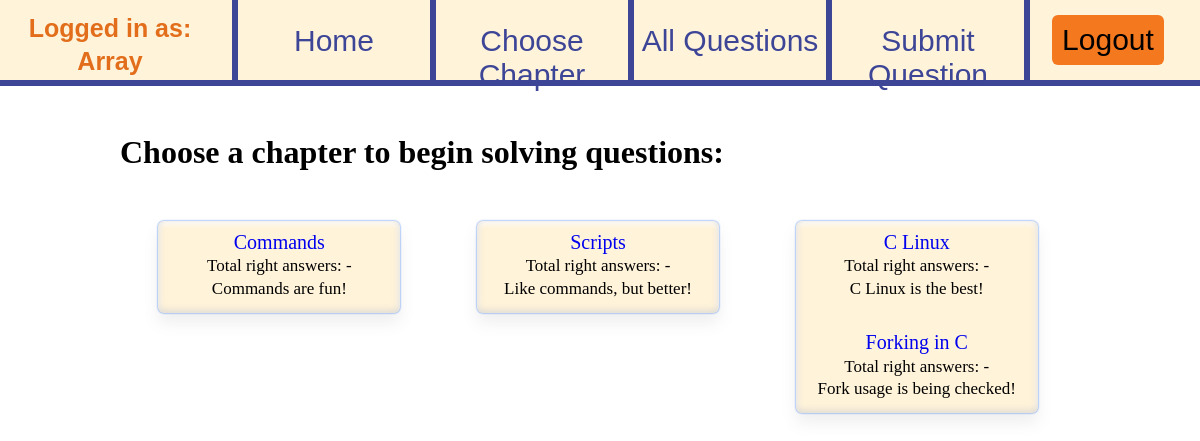
The page /mvc/public/choose_chapter (signed in) on the database its author committed.
### tables this page shows
CREATE TABLE `chapters` (
  `id` int(11) NOT NULL,
  `name` varchar(50) NOT NULL,
  `description` varchar(150) NOT NULL,
  `status` varchar(20) NOT NULL
);

### mvc/app/core/App.php (called while the page is built, shortened)
<?php
class App
{
    protected $method = 'index';
    public function __construct()
    {
        $url = $this->parseUrl();
        if(file_exists('../app/controllers/' . $url[0] . '.php'))
        {
            unset($url[0]);
        }
        $this->controller = new $this->controller;
        $this->params = $url ? array_values ($url) : [];
        call_user_func_array([$this->controller, $this->method], $this->params);
    }
    public function parseUrl()
    {
        if(isset($_GET['url']))
        {
            return $url = explode('/',filter_var(rtrim($_GET['url'],'/'), FILTER_SANITIZE_URL));
        }
    }
}

### mvc/public/index.php (called while the page is built, shortened)
<?php
require_once '../app/core/Controller.php';
$app=new App;

### mvc/app/core/Controller.php (called while the page is built, shortened)
<?php
class Controller
{
    protected function view($view, $data = false)
    {
        require_once '../app/views/' . $view . '.php';
    }
    protected function check_login(){
        $this->session_is_admin=$_SESSION['is_admin'];
    }
}

### mvc/app/controllers/choose_chapter.php (the view, shortened to what this page needs)
<?php
class Choose_Chapter extends Controller
{
    private $chapters;
    private $chapters_nr;
    public function index()
    {
        $error_msg=$this->session_extract("error_msg",true);
        $this->get_chapters();
        $this->view('home/choose_chapter',['title_message'=>self::TITLE_MESSAGE,'error_msg' => $error_msg,'chapters' => $this->chapters,'chapters_nr' => $this->chapters_nr]);
    }
    private function get_chapters(){
        $config=$this->model('JSONConfig');
        $db_host=$config->get('db','host');
        $db_user=$config->get('db','user');
        $db_pass=$config->get('db','pass');
        $db_name=$config->get('db','name');
        $db_connection=$this->model('DBConnection');
        $db_connection_aux=$this->model('DBConnection');
        $link=$db_connection->connect($db_host,$db_user,$db_pass,$db_name);
        $link_aux=$db_connection_aux->connect($db_host,$db_user,$db_pass,$db_name);
        if($this->session_is_admin==true){
            $query="SELECT id,`name`,`description` FROM chapters ORDER BY id";
        }else{
            $query="SELECT id,`name`,`description` FROM chapters WHERE `status`='posted' ORDER BY id";
        }
        $sql=$link->prepare($query);
        $sql->execute();
        $sql->bind_result($chapter_id,$chapter_name,$chapter_description);
        $this->chapters_nr=0;
        $chapter_id_aux=0;
        while($sql->fetch()){
            $sql_aux=$link_aux->prepare('SELECT right_answers FROM chapter_' . (string)$chapter_id . ' WHERE `user_id`=?');
            $sql_aux->bind_param('i', $this->session_user_id);
            $sql_aux->execute();
            $sql_aux->bind_result($right_answers);
            if(empty($right_answers)){
                $right_answers="-";
            }
            if(floor($chapter_id/10)>floor($chapter_id_aux/10)){
                if($chapter_id_aux==0){
                    $this->chapters[$this->chapters_nr] = "<div class='chapter'>
                                                            <a href='chapter_" . (string)$chapter_id . "_solve'>" . $chapter_name . "</a>
                                                            <p class='rightAnswers'>Total right answers: " . (string)$right_answers ." </p>
                                                            <p class='chapterDescription'>" . $chapter_description . "</p>
                                                           ";
                }else{
                    $this->chapters[$this->chapters_nr] = "</div>
                                                        <div class='chapter'>
                                                        <a href='chapter_" . (string)$chapter_id . "_solve'>" . $chapter_name . "</a>
                                                        <p class='rightAnswers'>Total right answers: " . (string)$right_answers ." </p>
                                                        <p class='chapterDescription'>" . $chapter_description . "</p>
                                                        ";
                }
                $chapter_id_aux=$chapter_id;
            }else{
                $this->chapters[$this->chapters_nr] =  "<br>
                                                        <a href='chapter_" . (string)$chapter_id . "_solve'>" . $chapter_name . "</a>
                                                        <p class='rightAnswers'>Total right answers: " . (string)$right_answers ." </p>
                                                        <p class='chapterDescription'>" . $chapter_description . "</p>
                                                        ";
            }
            $this->chapters_nr=$this->chapters_nr+1;
        }
        $this->chapters[$this->chapters_nr] = "</div>";
    }
}

### mvc/app/views/home/choose_chapter.php (shortened to what this page needs)
<!DOCTYPE html>
<html lang="en">
<head>
    <link rel="stylesheet" href="resources/stylesheets/header.css" type="text/css" />
    <link rel="stylesheet" href="resources/stylesheets/choose_chapter.css" type="text/css" />
    </head>
<body>
<?php
    include "header.php"
?>
    <div class="chaptersBox">
        <h1><?php echo $data['title_message'] ?></h1>
        <?php
            for($i=0;$i<=$data['chapters_nr'];$i++){
                echo $data['chapters'][$i];
            }
        ?>
    </div>
</body>
</html>

### mvc/app/views/home/header.php
<header>
    <p class="user">Logged in as: <?php echo $_SESSION["user"];?></p>
    <a href="home" class="btnHome">Home</a>
    <a href="choose_chapter" class="btnChooseChapter">Choose Chapter</a>
    <a href="view_questions/1" class="btnMyQuestions"><?php echo $_SESSION['is_admin']==true ? "All Questions" :  "My Questions";?></a>
    <a href="submit_question" class="btnSubmitQuestion">Submit Question</a>
    <a href="logout" class="btnLogout">Logout</a>
</header>

### mvc/public/resources/stylesheets/header.css (style rules this page uses)
header { background-color: #fff3da; width: 100%; height: 80px; border-bottom-color: #3D4597; border-bottom-width: 6px; border-bottom-style: solid; }
header .btnLogout { font-family: Arial, Helvetica, sans-serif; font-size: 30px; text-align: center; color: black; background-color: #F3781E; border-radius: 6px; margin-top: 15px; margin-right: 3%; width: 8%; text-decoration: none; padding: 8px; float: right; }
header .user { font-family: Arial, Helvetica, sans-serif; font-weight: bold; font-size: 25px; text-align: center; line-height: 1.3; width: 15%; height: 56px; color: rgb(226, 110, 28); margin:12px; margin-left: 20px; float: left; }
header .btnHome { font-family: Arial, Helvetica, sans-serif; font-size: 30px; text-align: center; text-decoration: none; padding-top: 24px; width: 16%; height: 56px; color: #3D4597; margin-left: 20px; border-right-color: #3D4597; border-right-width: 6px; border-right-style: solid; border-left-color: #3D4597; border-left-width: 6px; border-left-style: solid; float: left; }
header .btnChooseChapter { font-family: Arial, Helvetica, sans-serif; font-size: 30px; text-align: center; text-decoration: none; padding-top: 24px; width: 16%; height: 56px; color: #3D4597; border-right-color: #3D4597; border-right-width: 6px; border-right-style: solid; float: left; }
header .btnMyQuestions { font-family: Arial, Helvetica, sans-serif; font-size: 30px; text-align: center; text-decoration: none; padding-top: 24px; width: 16%; height: 56px; color: #3D4597; border-right-color: #3D4597; border-right-width: 6px; border-right-style: solid; float: left; }
header .btnSubmitQuestion { font-family: Arial, Helvetica, sans-serif; font-size: 30px; text-align: center; text-decoration: none; padding-top: 24px; width: 16%; height: 56px; color: #3D4597; border-right-color: #3D4597; border-right-width: 6px; border-right-style: solid; float: left; }

### mvc/public/resources/stylesheets/choose_chapter.css (style rules this page uses)
.chaptersBox { width: 80%; height: 600px; margin-left: auto; margin-right: auto; }
.chaptersBox h1 { margin-top: 5%; }
.chaptersBox .chapter { text-align: center; background-color: #fff3da; margin-left: 4%; margin-right: 4%; width: 25.2%; box-sizing: border-box; border-radius: 6px; box-shadow: 0 0px 2px 0 #1d67f0, 0 10px 15px 0 rgba(126, 126, 126, 0.12), 0 -2px 6px 1px rgba(199, 199, 199, 0.55) inset, 0 2px 4px 2px rgba(255, 255, 255, 0.83) inset; float: left; margin-top: 3%; padding-top: 1%; }
.chaptersBox .chapter a { font-size: 20px; text-decoration: none; }
.chaptersBox .chapter .rightAnswers { font-size: 17px; margin: 0.5%; margin-top: 1%; text-decoration: none; }
.chaptersBox .chapter .chapterDescription { font-size: 17px; margin-top: 1%; margin-bottom: 6%; text-decoration: none; }

### rows shown on the page
chapters: name "Commands", description "Commands are fun!"
chapters: name "Scripts", description "Like commands, but better!"
chapters: name "C Linux", description "C Linux is the best!"
chapters: name "Forking in C", description "Fork usage is being checked!"

### other values the page prints
$_SESSION["user"] "Array"
$data['title_message'] "Choose a chapter to begin solving questions:"
